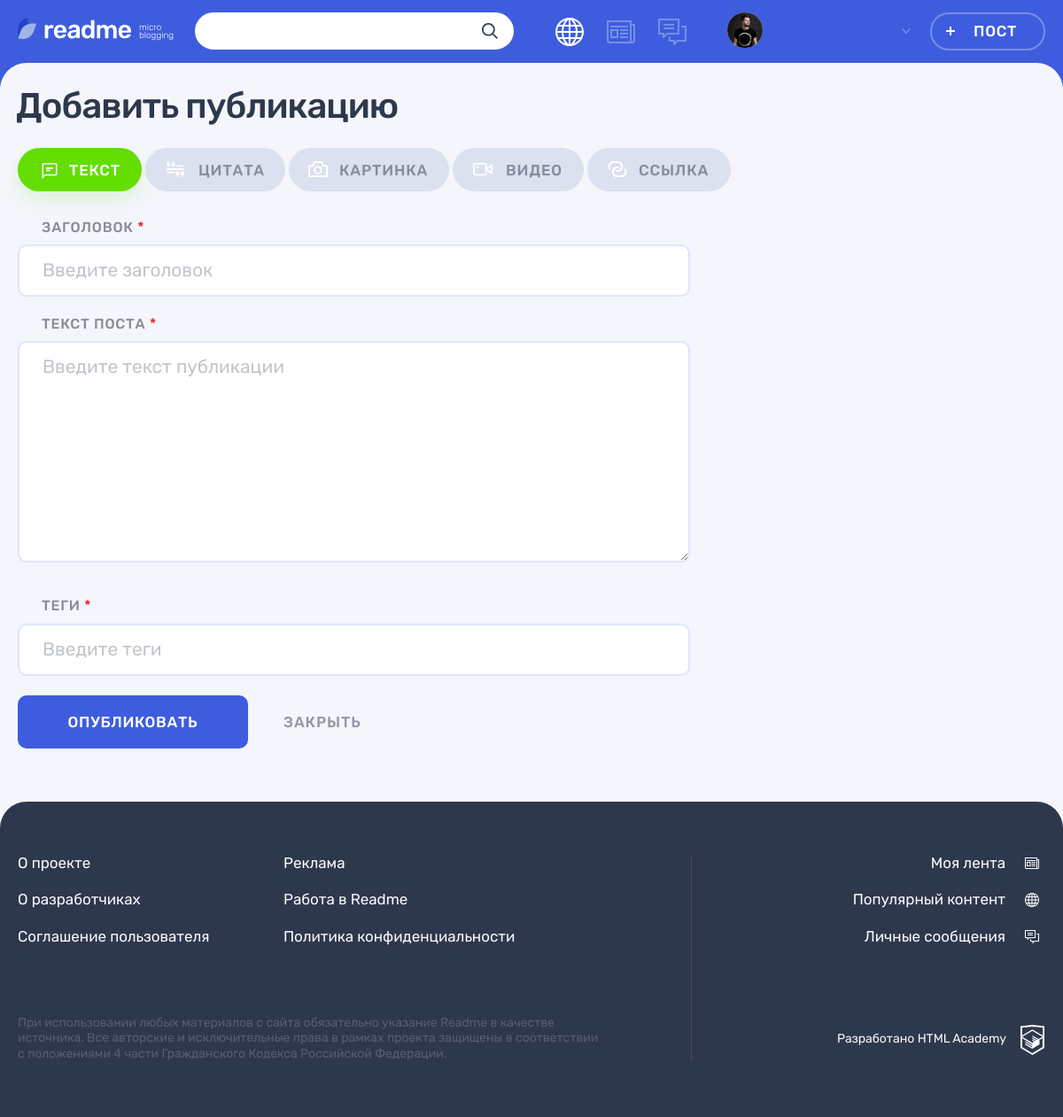
The page /add.php on the database its author committed.
### tables this page shows
CREATE TABLE content_type(
	id INT PRIMARY KEY AUTO_INCREMENT,
	name VARCHAR(16) NOT NULL UNIQUE,
	class VARCHAR(16) NOT NULL UNIQUE
)
COMMENT='Таблица типов контента';

### helpers.php (called while the page is built, shortened)
<?php
function include_template($name, array $data = [])
{
    $name = 'templates/' . $name;
    extract($data);
    require $name;
    $result = ob_get_clean();
    return $result;
}
function getPostVal($name) {
    return $_POST[$name] ?? "";
}

### templates/adding-post.php (the view, shortened to what this page needs)
<main class="page__main page__main--adding-post">
  <div class="page__main-section">
	<div class="container">
	  <h1 class="page__title page__title--adding-post">Добавить публикацию</h1>
	</div>
	<div class="adding-post container">
	  <div class="adding-post__tabs-wrapper tabs">
		<div class="adding-post__tabs filters">
		  <ul class="adding-post__tabs-list filters__list tabs__list">
			<?php foreach($types as $key => $val): ?>
				<li class="adding-post__tabs-item filters__item">
			    <a class="adding-post__tabs-link filters__button filters__button--<?=$val['class']?> tabs__item  button <?php if($val['class'] == $active):?> filters__button--active tabs__item--active<?php endif;?>">
				  <svg class="filters__icon" width="22" height="18">
				    <use xlink:href="#icon-filter-<?=$val['class']?>"></use>
				  </svg>
				  <span><?=$val['name']?></span>
			    </a>
			  </li>
			<?php endforeach ?>
		  </ul>
		</div>
		<div class="adding-post__tab-content">
		  <?php foreach($types as $key => $val): ?>
			<section class="adding-post__<?=$val['class']?> tabs__content <?php if($val['class'] == $active):?>tabs__content--active<?php endif;?>">
			<form class="adding-post__form form" action="add.php" method="post" enctype="multipart/form-data">
			  <div class="form__text-inputs-wrapper">
				<div class="form__text-inputs">
				  <div class="adding-post__input-wrapper form__input-wrapper <?php if($errors['heading']): ?>form__input-section--error<?php endif; ?>">
					<label class="adding-post__label form__label" for="<?=$val['class']?>-heading">Заголовок <span class="form__input-required">*</span></label>
					<div class="form__input-section">
					  <input class="adding-post__input form__input" id="<?=$val['class']?>-heading" type="text" name="heading" placeholder="Введите заголовок" value="<?=getPostVal('heading')?>">
					</div>
				  </div>
				  <?php if ($val['class'] !== 'text'):  ?>
				  <div class="adding-post__input-wrapper form__input-wrapper">
				  <?php foreach($field_names as $num => $cont): ?>
					<?php if($cont['type'] == $val['class']): ?>
					<label class="adding-post__label form__label" for="<?=$val['class']?>-url"><?=$cont['input_name']?> <?php if($cont['required']): ?><span class="form__input-required">*</span><?endif;?></label>
					<div class="form__input-section <?php if($errors['content']): ?>form__input-section--error<?php endif; ?>">
					  <input class="adding-post__input form__input" id="<?=$val['class']?>-url" type="text" name="content" placeholder="<?=$cont['placeholder']?>" value="<?=getPostVal('content')?>">
				  <?php endif; ?>
				  <?php endforeach; ?>
				  <?php else: ?>
				  <div class="adding-post__textarea-wrapper form__textarea-wrapper">
					<label class="adding-post__label form__label" for="post-text">Текст поста <span class="form__input-required">*</span></label>
					<div class="form__input-section <?php if($errors['content']): ?>form__input-section--error<?php endif; ?>">
					  <textarea class="adding-post__textarea form__textarea form__input" name="content" id="content" placeholder="Введите текст публикации"><?=getPostVal('content')?></textarea>
				  <?php endif; ?>
					</div>
				  </div>
				  <div class="adding-post__input-wrapper form__input-wrapper">
					<label class="adding-post__label form__label" for="link-tags">Теги <span class="form__input-required">*</span></label>
					<div class="form__input-section <?php if($errors['tags']): ?>form__input-section--error<?php endif; ?>">
					  <input class="adding-post__input form__input" id="link-tags" type="text" name="tags" placeholder="Введите теги" value="<?=getPostVal('tags')?>">
					</div>
				  </div>
				</div>
			  </div>
			  <div class="adding-post__buttons">
				<button class="adding-post__submit button button--main" type="submit" name="submit">Опубликовать</button>
				<a class="adding-post__close" href="#">Закрыть</a>
			  </div>
			</form>
		    </section>
		  <?php endforeach; ?>
		</div>
	  </div>
	</div>
  </div>
</main>

### rows shown on the page
content_type: name "ТЕКСТ"
content_type: name "ЦИТАТА"
content_type: name "КАРТИНКА"
content_type: name "ВИДЕО"
content_type: name "ССЫЛКА"
